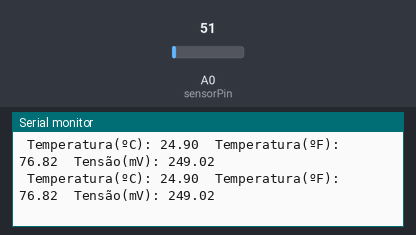
The sketch below on a simulated Arduino Uno, built with avr-gcc and run on an emulated ATmega328P. Parts: the last lines printed to the serial monitor. The inputs (shaded band) are chosen by the test bench; at power-on: A0 (sensorPin) = 51.

Above: at 1.8 s.
1.9 s: A0 (sensorPin) set to 61
At 2.8 s:
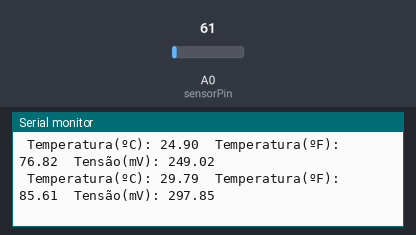
3.4 s: A0 (sensorPin) set to 71
At 4.8 s:
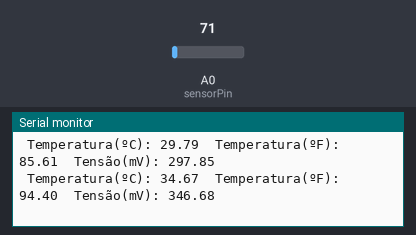
Timing chart, 0 to 6.4 s (numbered marks = the images above; inputs shaded):
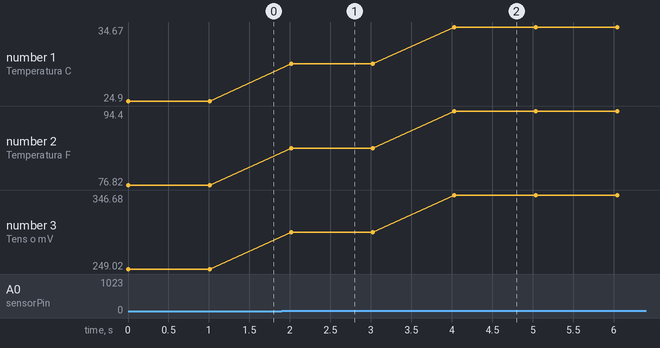

The sketch:

lm35.ino
```cpp
// Codigo para o Sensor LM35

const int sensorPin = A0; // Esse é o pino do Arduino que irá ler a saída do sensor
float valorSensor;        // Essa variável irá ser usada para armazenar o input do sensor
float tensaoSaida;        // Essa variável irá ser usada para armazenar a tensão do sensor

float temperaturaC, temperaturaF;       // Variável que será usada para armazenar a temperatura em graus


void setup() {

  pinMode(sensorPin, INPUT); // Declare o tipo de pino que está conectado na placa
  Serial.begin(9600);        // Inicialize a comunicação serial em 9600 bits por segundo

}

void loop() {

  // Insirindo o código principal aqui, para rodar repetidamente:
  valorSensor = analogRead(sensorPin);          // Leia o sensor analógico e armazene seu valor
  tensaoSaida = (valorSensor * 5000) / 1024;    //Cálculo para obter a tensão de saída do sensor

  // Calculando a temperatura para o LM35
  temperaturaC = tensaoSaida / 10;             // Convertendo a tensão em graus Celsius
  temperaturaF = (temperaturaC * 1.8) + 32;    // Convertendo para graus Fahrenheit


  Serial.print(" Temperatura(ºC): ");           // Printando em graus Celsius
  Serial.print(temperaturaC);
  Serial.print("  Temperatura(ºF): ");         // Printando em graus Fahrenheit
  Serial.print(temperaturaF);
  Serial.print("  Tensão(mV): ");              // Printando a tensão em miliVolts
  Serial.println(tensaoSaida);
  delay(1000);                                 // Uma pequena pausa para não exibir dados errôneos
}
```

Measured:
- after the input at 1.9 s, the serial monitor: prints a new line after 0.12 s (image 1)
- after the input at 3.4 s, the serial monitor: prints a new line after 0.63 s (image 2)
- plotted number 1: 24.9 → 29.79 after the input at 1.9 s, 29.79 → 34.67 after the input at 3.4 s
- plotted number 2: 76.82 → 85.61 after the input at 1.9 s, 85.61 → 94.4 after the input at 3.4 s
- plotted number 3: 249.02 → 297.85 after the input at 1.9 s, 297.85 → 346.68 after the input at 3.4 s
